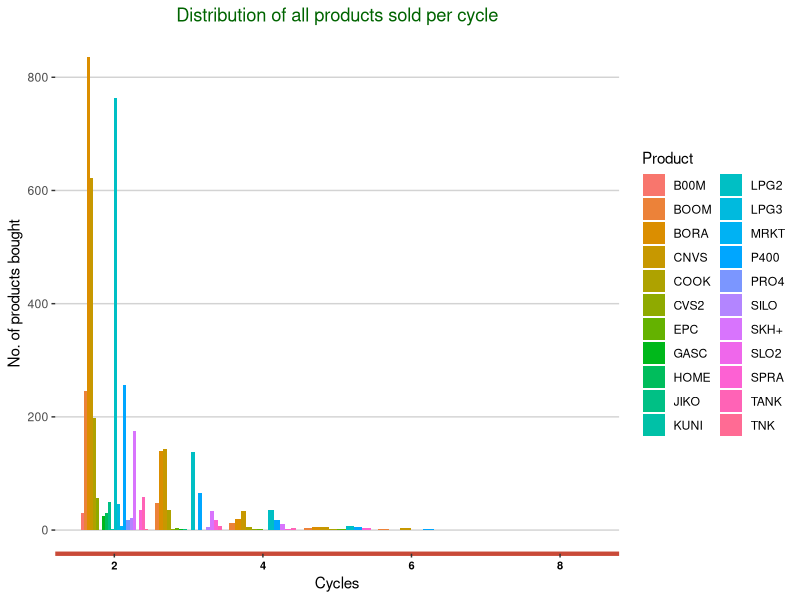
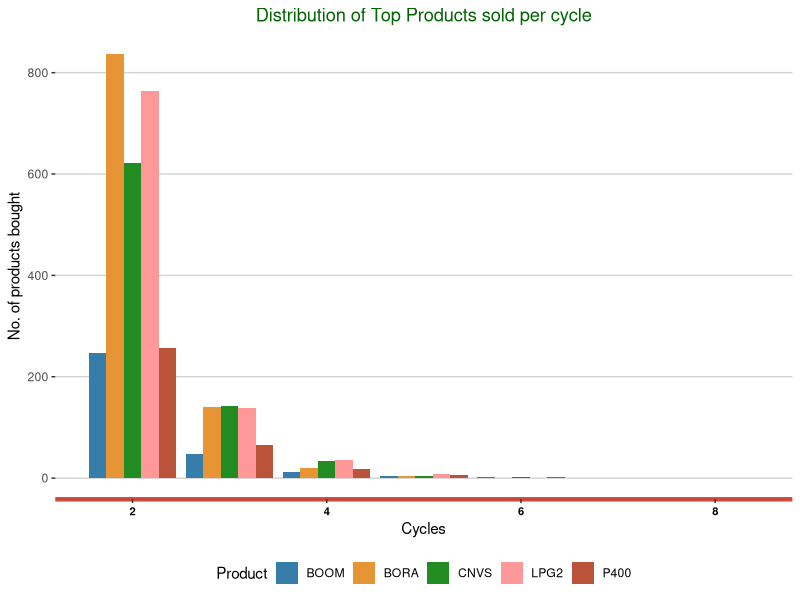
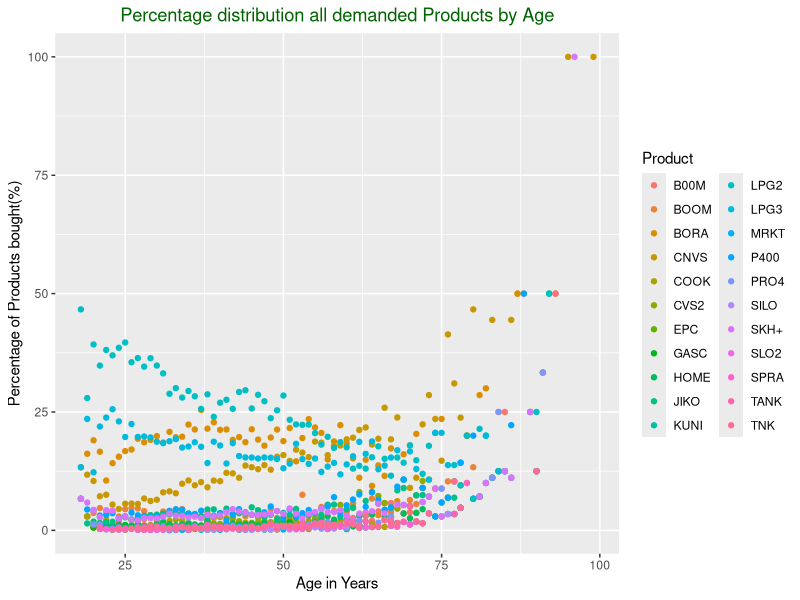
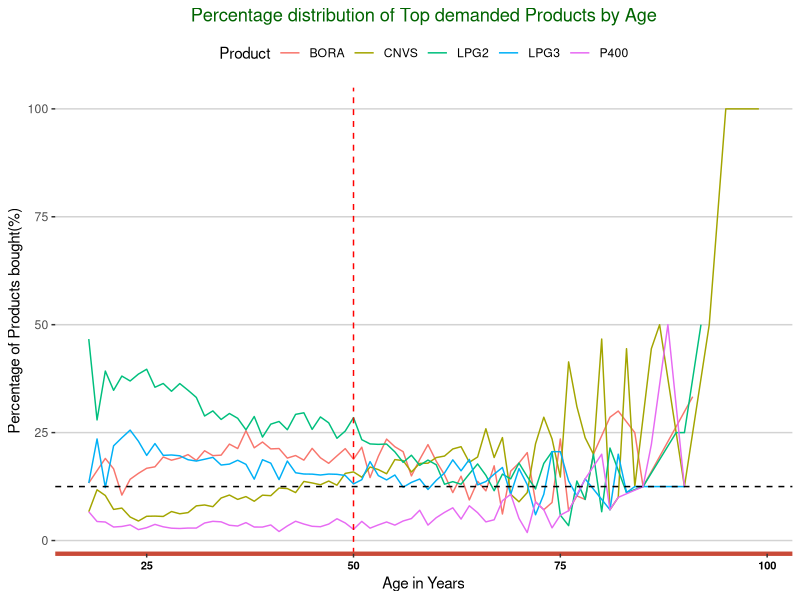
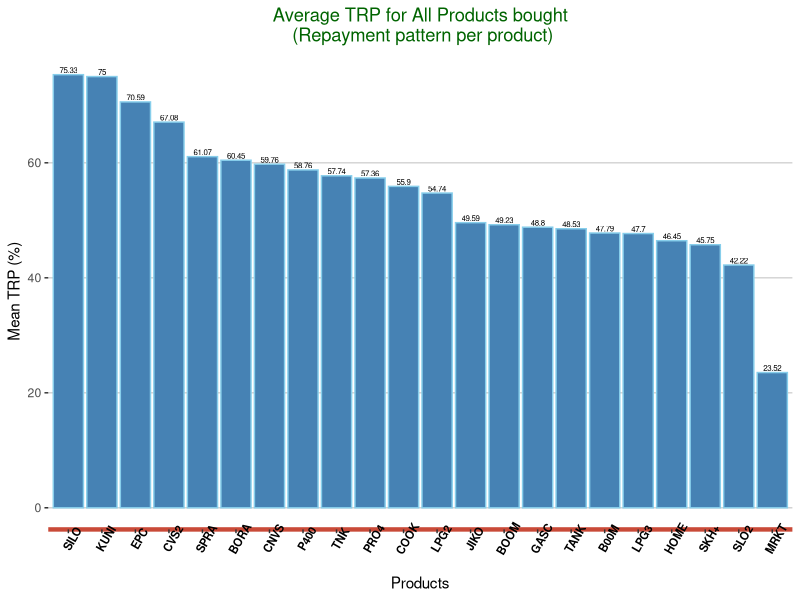
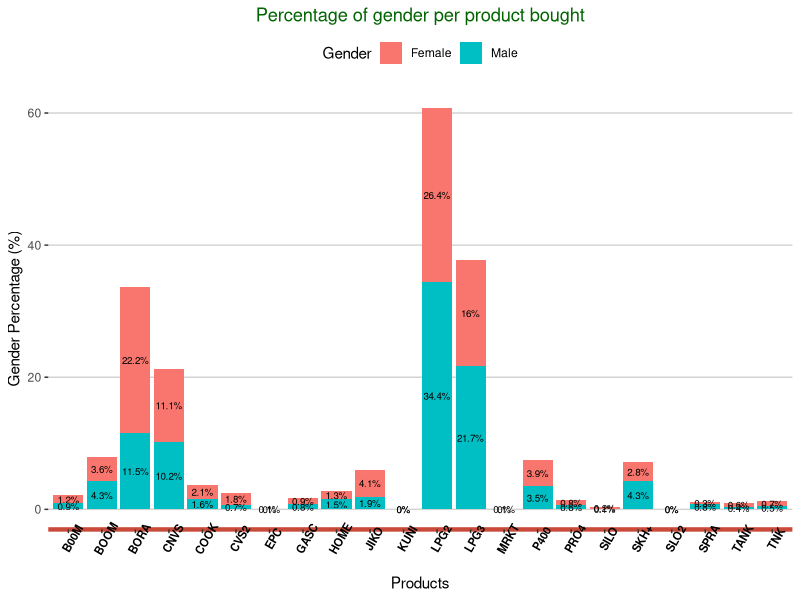
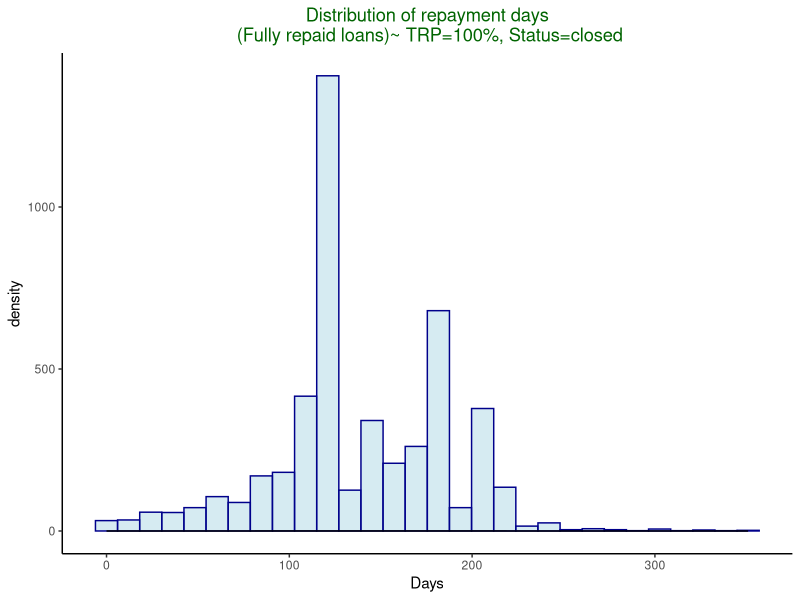
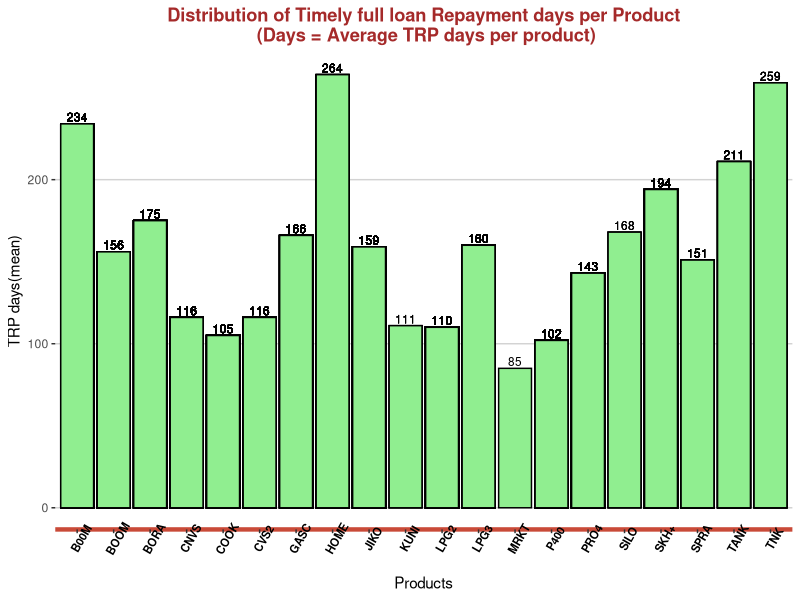

Here is the R script that generated these plots, in order:
## ---- chunk 1

#Actual code run
library(readxl)
library(dplyr)
library(tidyr)
library(lubridate)
library(ggplot2)
library(scales)
library(knitr)
## ---- chunk 2

#Actual code run
data <- read_excel("loan_data.xlsx")

data
## ---- chunk 3

#Actual code run

library(dplyr)

summary <- data %>% 
  filter(Cycle > 1) %>% 
 select(Product,`Disbursed Date`,Cycle)

summary

## ---- chunk 4
#Actual code run
plot_data <- summary %>% 
  group_by(Product, Cycle) %>% 
  summarise(count = n())

plot_data
## ---- chunk 5
library(ggplot2)

order <- ggplot(plot_data, aes(x=Cycle, y = count, fill = Product)) +
  geom_bar(stat = "identity", position = "dodge")+
  theme(panel.grid.minor.x=element_blank(),
        panel.grid.major.x=element_blank()) +theme(panel.background = element_blank()) +
  theme(panel.grid.major = element_line(colour = "light grey"))+
  theme(axis.line.x = element_line(size = 1.5, colour = "#c94a38"))+
  theme(legend.position = "right")+
  theme(plot.title = element_text(hjust = 0.5, colour = "dark green"))+
  theme(axis.text.x = element_text(face = "bold", size=8, angle=0, color="black"))+
  labs(title = "Distribution of all products sold per cycle", x = "Cycles", y = "No. of products bought")

order
## ---- chunk 6
Top_pdct <- plot_data %>% 
  filter(Product=="BORA" | Product=="LPG2" | Product=="CNVS" | Product=="P400" | Product=="BOOM")
#display top rows and colums
head(Top_pdct)
## ---- chunk 7
top <- ggplot(Top_pdct, aes(x=Cycle, y = count, fill = Product)) +
  geom_bar(stat = "identity", position = "dodge")+
  scale_fill_manual(values = c("#377DA9","#E79435", "#228B22", "#FF9999", "#BB523A"))+
  labs(title = "Distribution of Top Products sold per cycle", x = "Cycles", y = "No. of products bought")+
  theme(panel.grid.minor.x=element_blank(),
        panel.grid.major.x=element_blank()) +theme(panel.background = element_blank()) +
  theme(panel.grid.major = element_line(colour = "light grey"))+
  theme(axis.line.x = element_line(size = 1.5, colour = "#c94a38"))+
  theme(legend.position = "bottom", legend.direction = "horizontal")+
  theme(plot.title = element_text(hjust = 0.5, colour = "dark green"))+
  theme(axis.text.x = element_text(face = "bold", size=8, angle=0, color="black"))

top
## ---- chunk 8
Cor_data <- data %>% 
  select(DOB, Product)  

which(is.na(Cor_data$DOB))

Cor_data$DOB <- as.Date(Cor_data$DOB, format = "%Y-%m-%d")
Cor_clean <- Cor_data[-c(6079,6307,15336,17364,17378,18088,21726,22837,23095,23192,23457,23989,27506,27626), ]


#Add years column
Cor_clean$Age_days <- Sys.Date()- Cor_clean$DOB
Cor_clean$Age <- Cor_clean$Age_days/365
as.numeric(Cor_clean$Age)

## ---- chunk 9
Age <- read_excel("age.xlsx")
Age[,4] <- trunc(Age[,4])
## ---- chunk 10
#Actual run

Age_plot <- Age %>% 
  group_by(Age, Product) %>% 
  summarise(count = n())

#Percentage of product purchace per age
Percentage <- group_by(Age_plot, Age) %>% 
  mutate(Percent = (count/sum(count))*100)

Percentage[,4] <- round(Percentage[,4], digits = 2)

## ---- chunk 11
#display top rows and columns
head(Percentage)
## ---- chunk 12
ggplot(Percentage, aes(x = Age, y = Percent, color = Product)) + geom_point()+
  labs(title = "Percentage distribution all demanded Products by Age", x = "Age in Years", y = "Percentage of Products bought(%)")+
  theme(plot.title = element_text(hjust = 0.5, colour = "dark green"))
## ---- chunk 13
#Actual code run
Top_Percent <- Percentage %>%
filter(Product=="CNVS" | Product=="LPG2" | Product=="LPG3" | Product=="BORA" | Product=="P400")
## ---- chunk 14
top_age <- ggplot(Top_Percent, aes(x = Age, y = Percent, group = Product)) + geom_line(aes(color = Product))+
  geom_hline(yintercept = 12.5,color="black", linetype = "dashed")+
  geom_vline(xintercept = 50,color="red", linetype = "dashed")+
  theme(panel.grid.minor.x=element_blank(),
       panel.grid.major.x=element_blank()) +theme(panel.background = element_blank()) +
  theme(panel.grid.major = element_line(colour = "light grey"))+
  theme(axis.line.x = element_line(size = 1.5, colour = "#c94a38"))+
  theme(legend.position = "top", legend.direction = "horizontal")+
  theme(plot.title = element_text(hjust = 0.5, colour = "dark green"))+
  theme(axis.text.x = element_text(face = "bold", size=8, angle=0, color="black"))+
  labs(title = "Percentage distribution of Top demanded Products by Age", x = "Age in Years", y = "Percentage of Products bought(%)")

top_age
## ---- chunk 15
#Actual code run
TRP_clean <- read_excel("TRP_clean.xlsx")
## ---- chunk 16
#Actual code run
TRP_summary <-  group_by(TRP_clean, Product) %>%   
  summarise(mean(TRP)*100)
 names(TRP_summary) <- c("Product", "Average_TRP")
 TRP_summary[,2] <- round(TRP_summary[,2], digits = 2)
## ---- chunk 17
head(TRP_summary)
## ---- chunk 18
plot <- ggplot(TRP_summary, aes(x = reorder(Product, -Average_TRP), y = Average_TRP)) + 
   geom_bar(stat = "identity", position = "dodge", color='skyblue',fill='steel blue')+
   theme(panel.grid.minor.x=element_blank(),
         panel.grid.major.x=element_blank()) +theme(panel.background = element_blank()) +
   theme(panel.grid.major = element_line(colour = "light grey"))+
   theme(axis.line.x = element_line(size = 1.5, colour = "#c94a38"))+
   theme(plot.title = element_text(hjust = 0.5, colour = "dark green"))+
   theme(axis.text.x = element_text(face = "bold", size=8, angle=60, color="black"))+
   geom_text(aes(label = Average_TRP),vjust = -0.25, size = 2)+
   labs(title = "Average TRP for All Products bought\n (Repayment pattern per product)", x = "Products", y = "Mean TRP (%)")

plot
## ---- chunk 19
#Actual code run
Gender_data <- data %>% 
   group_by(Gender, Product) %>% 
   summarize(count = n())
 
 Gender_summary <- group_by(Gender_data, Gender) %>% 
   mutate(Percentage_gender =  (count/sum(count))*100)
 Gender_summary[,4] <- round(Gender_summary[,4], digits = 1)
 
 Gender_plot <- Gender_summary %>% 
   group_by(Product) %>% 
   arrange(Product, desc(Gender)) %>% 
   mutate(lab_ypos = cumsum(Percentage_gender)- 0.5 * Percentage_gender)
## ---- chunk 20
 gender <- ggplot(Gender_plot, aes(fill=Gender, y= Percentage_gender, x= Product)) + 
   geom_bar(position="stack", stat="identity")+
   geom_text(aes(y = lab_ypos, label = paste0(Percentage_gender,"%"), group = Gender), color = "black", size =2.5)+
   theme(panel.grid.minor.x=element_blank(),
         panel.grid.major.x=element_blank()) +theme(panel.background = element_blank()) +
   theme(panel.grid.major = element_line(colour = "light grey"))+
   theme(axis.line.x = element_line(size = 1.5, colour = "#c94a38"))+
   theme(plot.title = element_text(hjust = 0.5, colour = "dark green"))+
   theme(axis.text.x = element_text(face = "bold", size=8, angle=60, color="black"))+
   theme(legend.position = "top", legend.direction = "horizontal")+
   labs(title = "Percentage of gender per product bought", x = "Products", y = "Gender Percentage (%)")

gender
## ---- chunk 21
#Actual code run
Repayments <- data %>% 
     select(Product,`Disbursed Date`,Status,`Final Payment Date`, TRP) %>% 
     filter(Status == "Closed" & TRP == 1.000)

Repayments$`Disbursed Date` <- as.Date(Repayments$`Disbursed Date`, format ="%Y-%m-%d")  
 Repayments$`Final Payment Date` <- as.Date(Repayments$`Final Payment Date`, format = "%Y-%m-%d")
 
 Repayments <-  mutate(Repayments, Days = as.numeric(`Final Payment Date` - `Disbursed Date`))
## ---- chunk 22
 head(Repayments)
## ---- chunk 23
days <- ggplot(Repayments, aes(x=Days)) +
   geom_histogram(color="dark blue", fill= "light blue",position="identity", alpha=0.5)+
   geom_density(alpha=0.6)+theme_classic()+
   labs(title = "Distribution of repayment days\n (Fully repaid loans)~ TRP=100%, Status=closed")+
   theme(plot.title = element_text(hjust = 0.5, colour = "dark green"))

days
## ---- chunk 24
#Actual code run
mean_Repayment <- group_by(Repayments, Product) %>% 
   mutate(Mean_days = mean(Days))
  mean_Repayment[, 7] <- trunc(mean_Repayment[, 7])
## ---- chunk 25
head(mean_Repayment)
## ---- chunk 26
distribution <- ggplot(mean_Repayment, aes(x=Product, y=Mean_days))+ 
    geom_bar(position = "dodge",stat = "identity", fill ="light green", color = "black" )+
    theme(panel.grid.minor.x=element_blank(),
          panel.grid.major.x=element_blank()) +theme(panel.background = element_blank()) +
    theme(panel.grid.major = element_line(colour = "light grey"))+
    theme(axis.line.x = element_line(size = 1.5, colour = "#c94a38"))+
    theme(plot.title = element_text(hjust = 0.5, colour = "brown", face = "bold"))+
    theme(axis.text.x = element_text(face = "bold", size=8, angle=60, color="black"))+
    theme(legend.position = "right", legend.direction = "verticle")+
    geom_text(aes(label = Mean_days),vjust = -0.25, size = 3)+
    labs(title = "Distribution of Timely full loan Repayment days per Product\n (Days = Average TRP days per product)", x = "Products", y = "TRP days(mean)")

distribution
## ---- chunk 27
#Actual code run
Demand <- data %>% 
    group_by(Product,Status) %>% 
    summarise(count = n()/20)
  
  Demand_plot <- group_by(Demand, Product) %>% 
    mutate(Percentage = (count/sum(count))*100)
  
  Demand_plot[,4] <- round(Demand_plot[,4], digits = 1)
  
  Demand_plot_plotII <- Demand_plot %>% 
    group_by(Product) %>% 
    arrange(Product, desc(Status)) %>% 
    mutate(lab_ypos = cumsum(Percentage)- 0.5 * Percentage)
  options(scipen = 999)
## ---- chunk 28
head(Demand_plot_plotII)
## ---- chunk 29
 demand <- ggplot(Demand_plot_plotII, aes(fill=Status, y= Percentage, x= Product)) + 
    geom_bar(position="stack", stat="identity")+
    geom_line(aes(x = Product, y = count),stat = "identity",size = 1, color="maroon", group = 1)+
    geom_text(aes(y = lab_ypos, label = paste0(Percentage,"%"), group =Status), color = "black", size =2.5)+
    theme(panel.grid.minor.x=element_blank(),
          panel.grid.major.x=element_blank()) +theme(panel.background = element_blank()) +
    theme(panel.grid.major = element_line(colour = "light grey"))+
    theme(axis.line.x = element_line(size = 1.5, colour = "#c94a38"))+
    theme(plot.title = element_text(hjust = 0.5, colour = "dark green"))+
    theme(axis.text.x = element_text(face = "bold", size=8, angle=60, color="black"))+
    theme(legend.position = "top", legend.direction = "horizontal")+
    labs(title = "Products demand and Percentage loan status\n (Maroon line = Products demand)~ scale factor:n/20", x = "Products", y = "Percentage Loan Status (%)")

demand
## ---- chunk 30
Time_series_plot <- read_excel("demand.xlsx")
## ---- chunk 31
Time_series_plot$Month <- factor(Time_series_plot$Month, 
                    levels = c("Jan - 2019", "Feb - 2019", "Mar - 2019", "Apr - 2019", "May - 2019", "Jun - 2019",
                                  "Jul - 2019", "Aug - 2019", "Sep - 2019", "Oct - 2019", "Nov - 2019","Dec - 2019",
                                       "Jan - 2020", "Feb - 2020", "Mar - 2020"))
## ---- chunk 32
ggplot(Time_series_plot, aes(x= Month, y=Total, group=Product)) +
  geom_line(aes(color=Product))+
  geom_point(aes(color=Product))+ ylab("Total Product demanded")+
  xlab("Month-Year")+theme(axis.text.x = element_text( size=8, angle=60, color="black"))+
  ggtitle("Time series analysis for Products demanded")+
  theme(plot.title = element_text( colour = "dark green"))+
  scale_y_continuous(labels = label_comma(big.mark = ","))+
  theme(legend.position="right")+
  theme(axis.line.x = element_line(size = 1.5, colour = "#c94a38"))+
  theme(plot.title = element_text(hjust = 0.5, colour = "dark green"))+
  theme(axis.text.x = element_text(face = "bold", size=8, angle=60, color="black"))

## ---- chunk 33
#Actual code run
Time_series_tp <- Time_series_plot %>% 
  filter(Product == "LPG2" | Product == "LPG3" | Product == "BORA" | Product =="CNVS" | Product == "JIKO" | Product == "P400")
  
Time_series_tp
## ---- chunk 34
Time_series_tp$Month <- factor(Time_series_tp$Month, 
                    levels = c("Jan - 2019", "Feb - 2019", "Mar - 2019", "Apr - 2019", "May - 2019", "Jun - 2019",
                                      "Jul - 2019", "Aug - 2019", "Sep - 2019", "Oct - 2019", "Nov - 2019","Dec - 2019",
                                       "Jan - 2020", "Feb - 2020", "Mar - 2020"))
## ---- chunk 35
ggplot(Time_series_tp, aes(x= Month, y=Total, group=Product)) +
  geom_line(aes(color=Product))+
  geom_point(aes(color=Product))+ ylab("Total Product demanded")+
  xlab("Month-Year")+theme(axis.text.x = element_text( size=8, angle=60, color="black"))+
  ggtitle("Time series analysis for Top Products demanded per Month")+
  theme(plot.title = element_text( colour = "dark green"))+
  scale_y_continuous(labels = label_comma(big.mark = ","))+
  theme(legend.position="top")+
  theme(axis.line.x = element_line(size = 1.5, colour = "#c94a38"))+
  theme(plot.title = element_text(hjust = 0.5, colour = "dark green"))+
  theme(axis.text.x = element_text(face = "bold", size=8, angle=60, color="black"))
## ---- chunk 36
#Actual code run
Week <- data %>% 
  group_by(Product, `Final Payment Date`) %>% 
  summarise(count = n())
 Week$`Final Payment Date` <-  as.Date(Week$`Final Payment Date`, format = "%Y-%m-%d")
 
  Week$day <- format(as.Date(Week$`Final Payment Date`), "%A")
  
Week
## ---- chunk 37
#Actual code run
Week_plot <- Week %>%
     group_by(day) %>% 
     summarise(sum(count))

Week_plot <- Week_plot[-c(8), ]

names(Week_plot) <- c("Day", "Total_Repayment")

Week_plot$Day <- factor(Week_plot$Day, 
                        levels = c("Monday", "Tuesday","Wednesday","Thursday","Friday","Saturday","Sunday"))
## ---- chunk 38
Week_graph <- ggplot(Week_plot, aes(Day, y = Total_Repayment)) + 
  geom_bar(stat = "identity", position = "dodge", color='brown',fill='tan1', width = 0.5)+
  theme(panel.grid.minor.x=element_blank(),
        panel.grid.major.x=element_blank()) +theme(panel.background = element_blank()) +
  theme(panel.grid.major = element_line(colour = "light grey"))+
  theme(axis.line.x = element_line(size = 1.5, colour = "#c94a38"))+
  theme(plot.title = element_text(hjust = 0.5, colour = "dark green"))+
  theme(axis.text.x = element_text(face = "bold", size=8, angle=0, color="black"))+
  geom_text(aes(label = Total_Repayment),vjust = -0.25, size = 3)+
  labs(title = "Total daily repayments", x = "Days", y = "Repayments")+
  scale_y_continuous(labels = label_comma(big.mark = ","))

Week_graph
